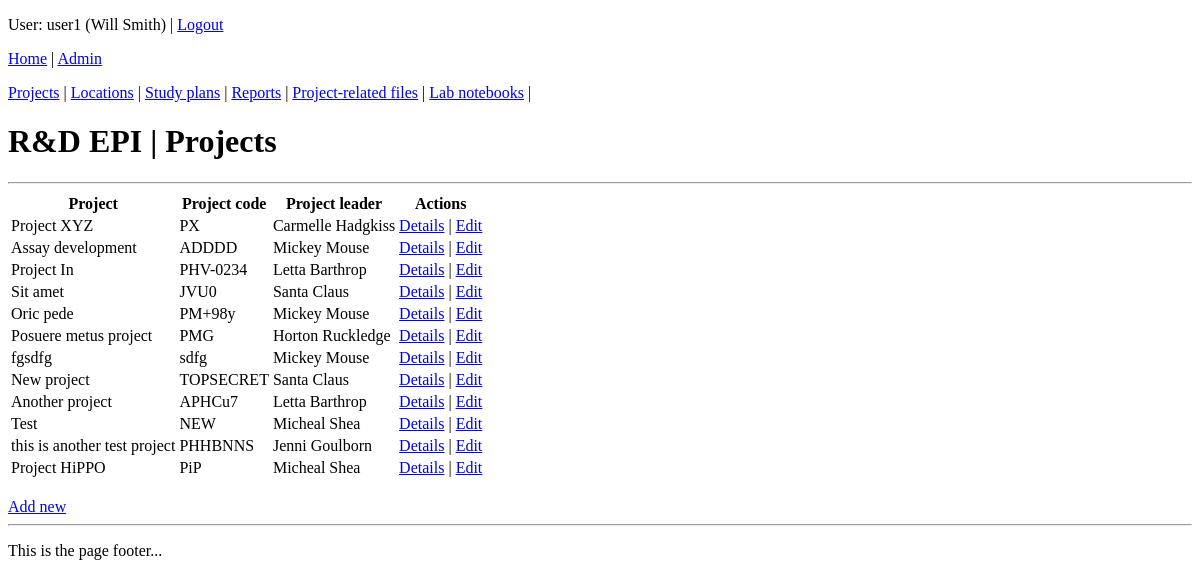
Page /coreapp/project/ (signed in) on the earlier database version.
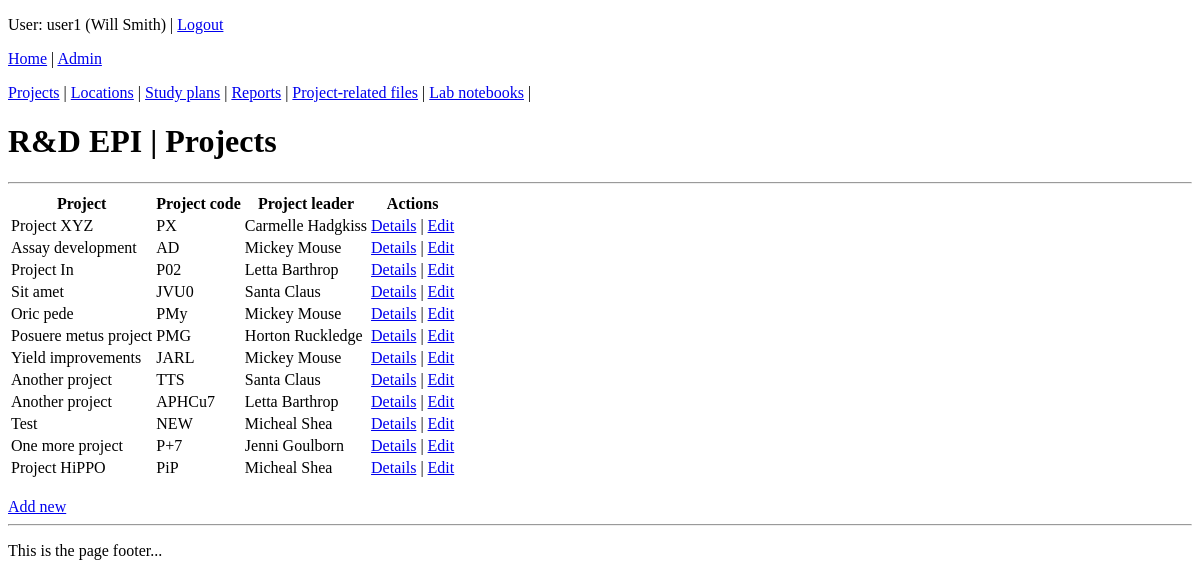
Same page on the later database version.
### coreapp/models.py (models this page shows, shortened)
class Project(models.Model):
    name = models.CharField("Project name", max_length=128)
    leader = models.ForeignKey(settings.AUTH_USER_MODEL, on_delete=models.SET_NULL, blank=True, null=True, verbose_name="Project leader")
    prefix = models.CharField("Project code", max_length=8)

class User (AbstractUser):
    date_left = models.DateField(null=True, blank=True)
    def __str__(self):
        return self.get_full_name()

### coreapp/views.py (the view)
# urls.py: path('project/', views.project_list, name='project-list'),
@login_required
def project_list(request):
    projects = Project.objects.all()
    context = {'projects': projects, 'page_title': 'R&D EPI | Projects'}
    return render(request, 'coreapp/project_list.html', context)

### coreapp/templates/coreapp/project_list.html
{% extends 'coreapp/base_generic.html' %}
{% block content %}
	<h1>{{ page_title }}</h1>
	<hr>
	<table>
		<thead>
			<th>Project</th>
			<th>Project code</th>
			<th>Project leader</th>
			<th>Actions</th>
		</thead>
		{% for project in projects %}
		<tr>
			<td>{{ project.name }}</td>
			<td>{{ project.prefix }}</td>
			<td>{{ project.leader }}</td>
			<td>
				<a href="{% url 'project-detail' project.id %}">Details</a> |
				<a href="{% url 'project-edit' project.id %}">Edit</a>
			</td>
		</tr>
		{% endfor %}
	</table>
	<br>
	<a href="{% url 'project-create' %}">Add new</a>
{% endblock %}

Differences in the rows shown:
changed Project "Assay development": prefix "ADDDD" → "AD"
changed Project "Project In": prefix "PHV-0234" → "P02"
changed Project "Oric pede": prefix "PM+98y" → "PMy"
changed Project: name "fgsdfg" → "Yield improvements"; prefix "sdfg" → "JARL"
changed Project: name "New project" → "Another project"; prefix "TOPSECRET" → "TTS"
changed Project "Jenni Goulborn": name "this is another test project" → "One more project"; prefix "PHHBNNS" → "P+7"
